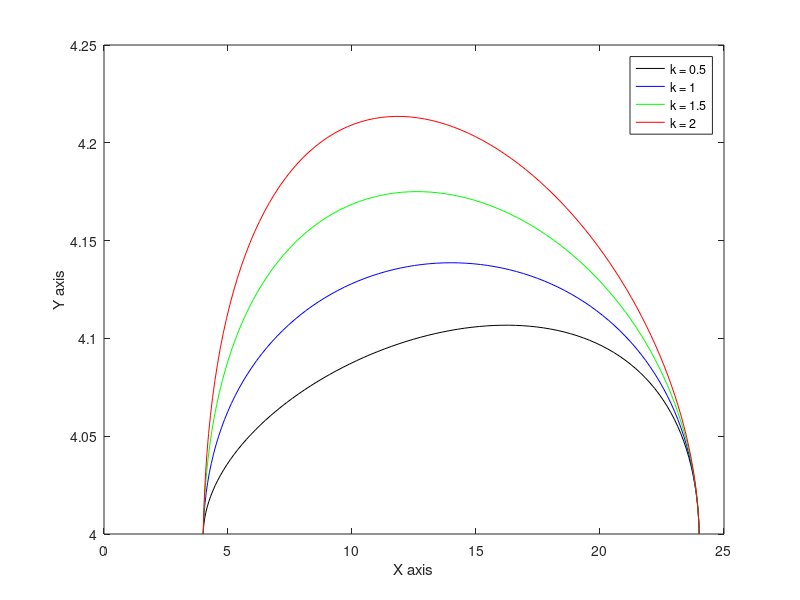

This chart was generated by the following MATLAB code:
%Question Two - 2.1

k = [0.5 1 1.5 2];
figure(1); cla;
colorstring = 'kbgr';
u = 0:0.01:1;
for i = 1:size(k,2)
p = [4 4 0;24 4 0;0.8320*k(i) 0.5547*k(i) 0;0.8320 -0.5547 0];
for j = 1:size(u,2)
g = [u(j)^3 u(j)^2 u(j) 1];
A = [2 -2 1 1; -3 3 -2 -1; 0 0 1 0; 1 0 0 0];
x(j) = g*A*p(:,1);
y(j) = g*A*p(:,2);
end
plot(x,y, 'Color', colorstring(i))
xlabel("X axis")
ylabel("Y axis")
hold on
end
legend("k = 0.5","k = 1","k = 1.5","k = 2")
hold off